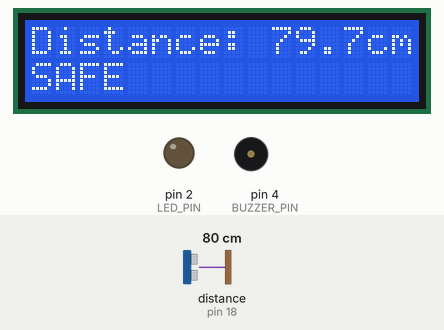
Simulated run of this sketch. Board: Arduino Uno, built with avr-gcc and run on an emulated ATmega328P. Shown: 16×2 character LCD, output pins drawn as LEDs (lit = HIGH), buzzer (waves = sounding, pin HIGH). Wiring (inferred from the names in the program): ultrasonic range finder: trigger pin 5; echo pin 18. The inputs (shaded band) are chosen by the test bench; at power-on: distance to the obstacle (sensor on pin 18) 80 cm. The echo pulse lasts 58.3 µs per cm; pins used as bus, display or sensor lines are not drawn.

Above: at 2.7 s.
2.8 s: distance to the obstacle (sensor on pin 18) set to 34 cm
At 3.7 s:
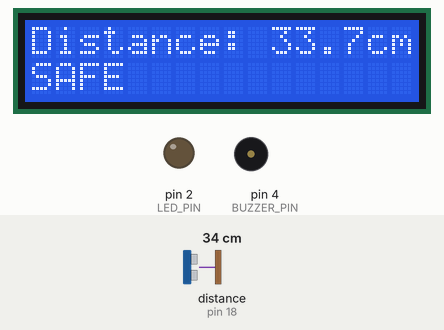
4.5 s: distance to the obstacle (sensor on pin 18) set to 28 cm
At 5.2 s:
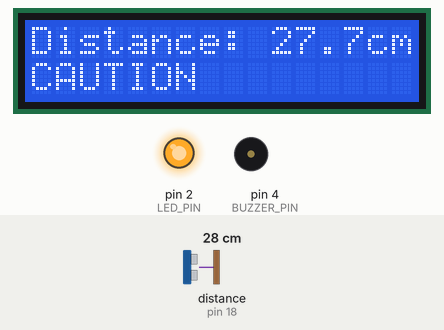
6.9 s: distance to the obstacle (sensor on pin 18) set to 23 cm
At 7.28 s:
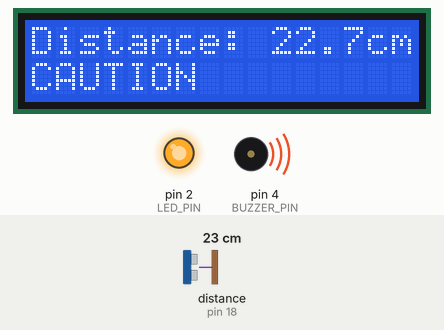
8.7 s: distance to the obstacle (sensor on pin 18) set to 19 cm
At 9.18 s:
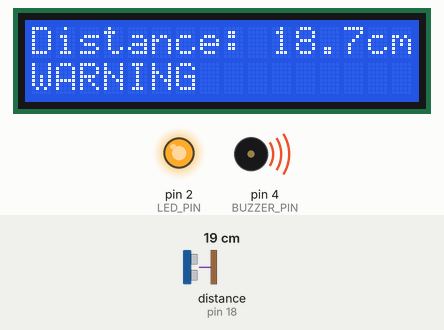
11.0 s: distance to the obstacle (sensor on pin 18) set to 12 cm
At 11.32 s:
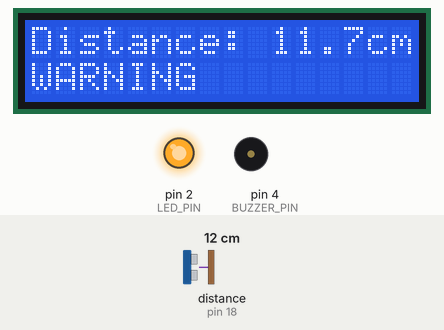
12.6 s: distance to the obstacle (sensor on pin 18) set to 9 cm
At 13.3 s:
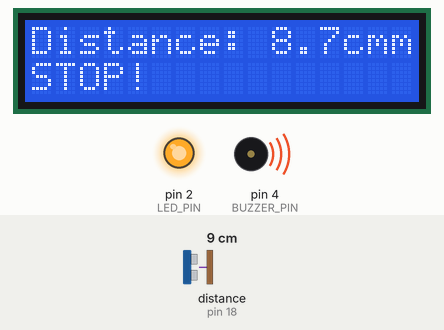
Timing chart, 0 to 15.3 s (numbered marks = the images above; inputs shaded):
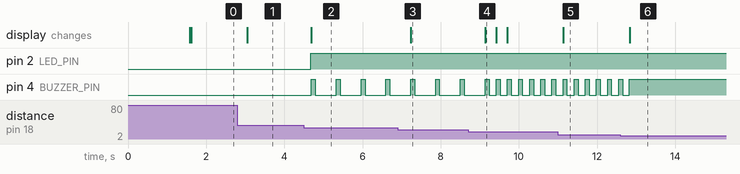

Measured:
- the behaviour switches between 31 and 30 cm on distance to the obstacle (sensor on pin 18) (found by bisection; images 1 and 2)
- the behaviour switches between 21 and 20 cm on distance to the obstacle (sensor on pin 18) (found by bisection; images 3 and 4)
- the behaviour switches between 11 and 10 cm on distance to the obstacle (sensor on pin 18) (found by bisection; images 5 and 6)
- after the input at 2.8 s, the display: changes after 0.25 s (image 1)
- after the input at 4.5 s, pin 2 (LED_PIN): LOW → HIGH after 0.18 s; pin 4 (BUZZER_PIN): alternates HIGH for 0.10 s and LOW for 0.54 s, starting after 0.19 s; the display: changes after 0.19 s (image 2)
- after the input at 6.9 s, the display: changes after 0.33 s (image 3)
- after the input at 8.7 s, pin 4 (BUZZER_PIN): alternates HIGH for 0.10 s and LOW for 0.18 s, starting after 0.72 s; the display: changes after 0.44 s (image 4)
- after the input at 11.0 s, the display: changes after 0.13 s (image 5)
- after the input at 12.6 s, pin 4 (BUZZER_PIN): goes on until 12.8 s, then stays HIGH; the display: changes after 0.24 s (image 6)

The sketch:

Ultrasonic.ino
```cpp
#include <Wire.h>
#include <LiquidCrystal_I2C.h>

#define TRIG_PIN 5
#define ECHO_PIN 18

#define LED_PIN 2
#define BUZZER_PIN 4

LiquidCrystal_I2C lcd(0x27, 16, 2);

void setup() {
  Serial.begin(115200);

  pinMode(TRIG_PIN, OUTPUT);
  pinMode(ECHO_PIN, INPUT);

  pinMode(LED_PIN, OUTPUT);
  pinMode(BUZZER_PIN, OUTPUT);

  lcd.init();
  lcd.backlight();

  lcd.setCursor(0, 0);
  lcd.print("Distance Alert");
  delay(1500);
  lcd.clear();
}

void loop() {

  // Send ultrasonic pulse
  digitalWrite(TRIG_PIN, LOW);
  delayMicroseconds(2);

  digitalWrite(TRIG_PIN, HIGH);
  delayMicroseconds(10);

  digitalWrite(TRIG_PIN, LOW);

  // Read echo
  long duration = pulseIn(ECHO_PIN, HIGH, 30000);

  float distance = duration * 0.0343 / 2;

  // Display distance
  lcd.setCursor(0, 0);
  lcd.print("Distance:  ");
  lcd.setCursor(10, 0);

  if (distance == 0) {
    lcd.print("--");
  } else {
    lcd.print(distance, 1);
  }

  lcd.print("cm");

  // More than 30 cm
  if (distance > 30 || distance == 0) {

    digitalWrite(LED_PIN, LOW);
    digitalWrite(BUZZER_PIN, LOW);

    lcd.setCursor(0, 1);
    lcd.print("SAFE            ");

    delay(200);
  }

  // 20 to 30 cm
  else if (distance > 20) {

    digitalWrite(LED_PIN, HIGH);

    lcd.setCursor(0, 1);
    lcd.print("CAUTION         ");

    digitalWrite(BUZZER_PIN, HIGH);
    delay(100);
    digitalWrite(BUZZER_PIN, LOW);
    delay(500);
  }

  // 10 to 20 cm
  else if (distance > 10) {

    digitalWrite(LED_PIN, HIGH);

    lcd.setCursor(0, 1);
    lcd.print("WARNING         ");

    digitalWrite(BUZZER_PIN, HIGH);
    delay(100);
    digitalWrite(BUZZER_PIN, LOW);
    delay(150);
  }

  // Less than 10 cm
  else {

    digitalWrite(LED_PIN, HIGH);
    digitalWrite(BUZZER_PIN, HIGH);

    lcd.setCursor(0, 1);
    lcd.print("STOP!           ");

    delay(100);
  }
}
```
